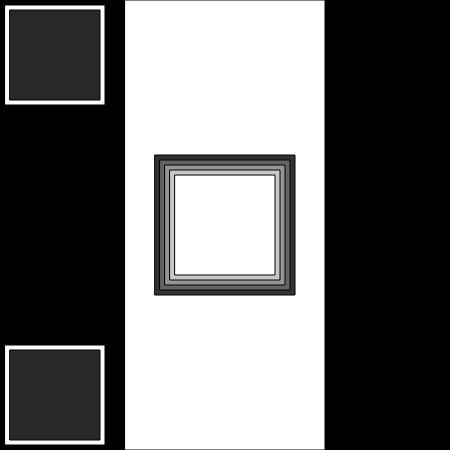
Frame 1 (no input)
Frame 60 (no input): identical to frame 1, image omitted
Frame 120 (the mouse pressed at the canvas centre since frame 60): identical to frame 1, image omitted

The p5.js sketch that drew this single still picture (run headless with seeded random() and noise() and a simulated clock; from frame 60 on, the mouse is pressed at the canvas centre):

// p5.js sketch
// ── sketch.js
function setup() {
  createCanvas(450, 450);
}

function draw() {
  background(0, 0, 0);
  
  rectMode(CORNER);
  fill(255);
  rect(5, 5, 100, 100);
  
  rectMode(CORNERS);
  fill(40);
  rect(10, 10, 100, 100);
  
  
  rectMode(CORNERS);
  fill(255);
  rect(5, 345, 105, 445);
  
  rectMode(CORNER);
  fill(40);
  rect(10, 350, 90, 90);
  
  
  rectMode(RADIUS);
  fill(255);
  rect(225, 225, 100, 225);
  
  
  rectMode(CENTER);
  fill(50);
  rect(225, 225, 140, 140);
  
  rectMode(CENTER);
  fill(100);
  rect(225, 225, 130, 130);
  
  rectMode(CENTER);
  fill(150);
  rect(225, 225, 120, 120);
  
  rectMode(CENTER);
  fill(200);
  rect(225, 225, 110, 110);
  
  rectMode(CENTER);
  fill(255);
  rect(225, 225, 100, 100);
    
}
